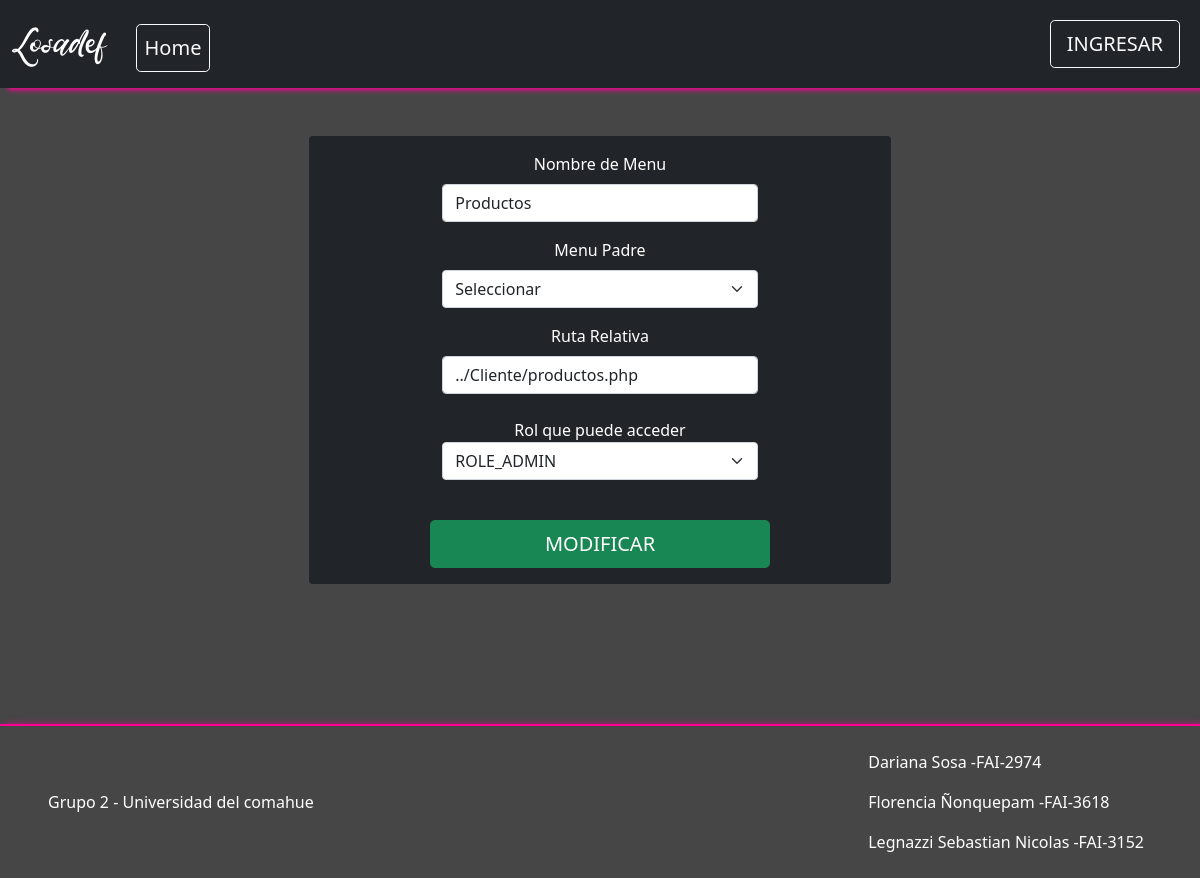
/Vista/Admin/modificarPermisos.php, run on an earlier commit of the app's database.
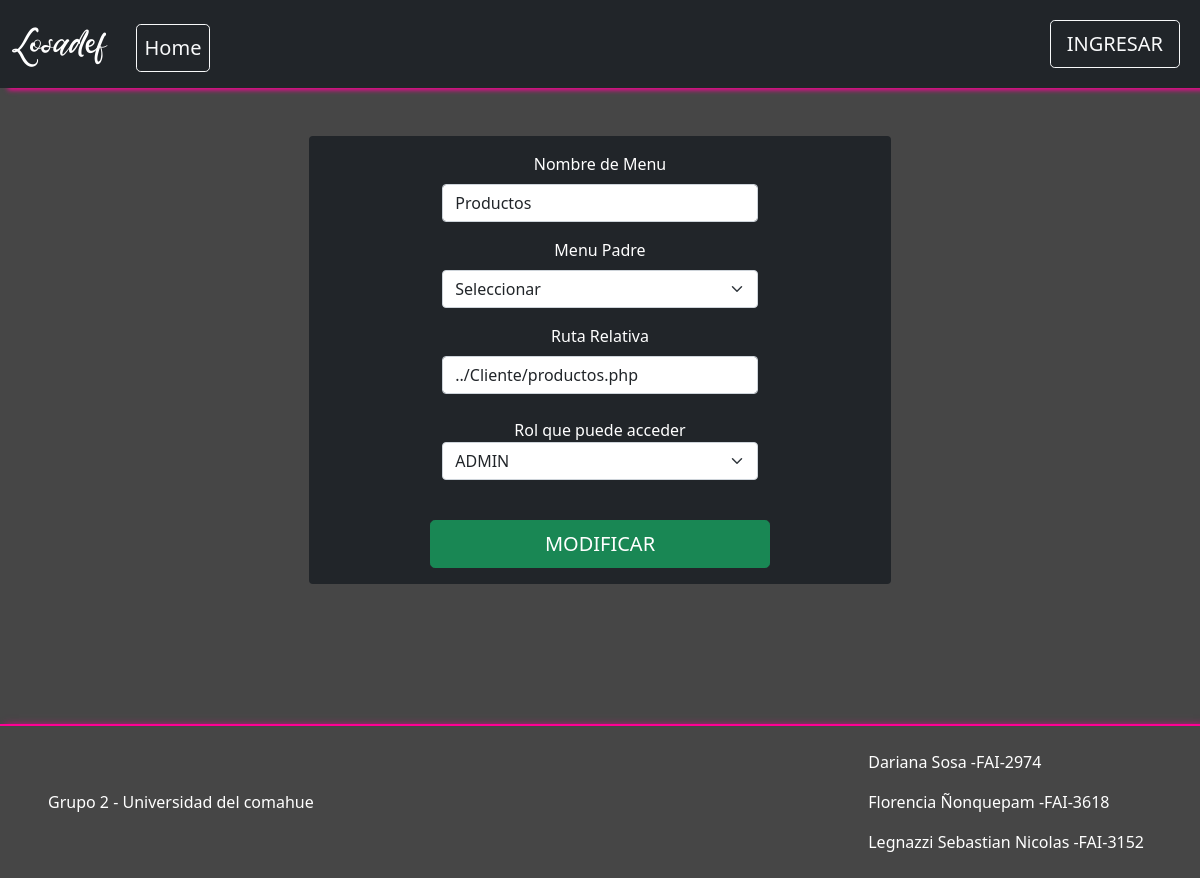
And on a later commit of the database.
### tables this page shows
CREATE TABLE IF NOT EXISTS `menu` (
  `idMenu` bigint(20) NOT NULL AUTO_INCREMENT,
  `meNombre` varchar(50) NOT NULL COMMENT 'Nombre del item del menu',
  `meDescripcion` varchar(124) NOT NULL COMMENT 'Descripcion mas detallada del item del menu',
  `idPadre` bigint(20) DEFAULT NULL COMMENT 'Referencia al id del menu que es subitem',
  `meDeshabilitado` timestamp NULL DEFAULT CURRENT_TIMESTAMP COMMENT 'Fecha en la que el menu fue deshabilitado por ultima vez',
  PRIMARY KEY (`idMenu`),
  UNIQUE KEY `idmenu` (`idMenu`),
  KEY `fkmenu_1` (`idPadre`)
);

CREATE TABLE IF NOT EXISTS `rol` (
  `idRol` bigint(20) NOT NULL AUTO_INCREMENT,
  `rolDescripcion` varchar(50) NOT NULL,
  PRIMARY KEY (`idRol`),
  UNIQUE KEY `idrol` (`idRol`)
);

### util/funciones.php (called while the page is built, shortened)
<?php
function data_submitted(){
    $tipoMetodo = [];
    return $tipoMetodo;
}
spl_autoload_register(function ($class_name){
    $directorys = array(
        $GLOBALS['ROOT'].'Modelo/',
        $GLOBALS['ROOT'].'Modelo/conector/',
        $GLOBALS['ROOT'].'Control/',
    );
});
?>

### Modelo/Menu.php (called while the page is built, shortened)
<?php
include_once('conector/BaseDatos.php');
class Menu {
    private $meNombre;
    private $meDescripcion;
    public function setMeNombre($meNombre){
        $this->meNombre = $meNombre;
    }
    public function setMeDescripcion($meDescripcion){
        $this->meDescripcion = $meDescripcion;
    }
    public function getMeNombre(){
        return $this->meNombre;
    }
    public function getMeDescripcion(){
        return $this->meDescripcion;
    }
    public function __construct(){
        $this->meNombre = "";
    }
    public function listar($parametro=""){
        $arreglo = null;
        $base=new BaseDatos();
        $sql="SELECT * FROM menu ";
        if ($parametro != "") {
            $sql.='WHERE '.$parametro;
        }
        $res = $base->Ejecutar($sql);
        if($res>-1){
            if($res>0){
                $arreglo = array();
                while ($row = $base->Registro()){
                    $objMenu = new Menu();
                    $objPadre =null;
                    $objMenu->setear($row['idMenu'], $row['meNombre'],$row['meDescripcion'],$objPadre,$row['meDeshabilitado']);
                    array_push($arreglo, $objMenu);
                }
            }
        }
        return $arreglo;
    }
}

### modelo/conector/BaseDatos.php (called while the page is built, shortened)
<?php
class BaseDatos extends PDO {
  	private $conec;
  	private $indice;
  	private $resultado;
    public function __construct(){
        $this->indice =0;
        try {
           $this->conec=true;
        }catch (PDOException $e) {
            $this->sql = $e->getMessage();
            $this->conec=false;
        }
    }
    public function Iniciar(){
        return $this->getConec();
    }
    public function getConec(){
        return $this->conec;
    }
    public function setSQL($e){
        return "\n".$this->sql = $e;
    }
    public function Ejecutar($sql){
        $resp = null;
        if ( stristr($sql,"select")){
            $resp =  $this->EjecutarSelect($sql);
        }
        return $resp;
   }
   private function EjecutarSelect($sql){
       $cant = -1;
       $resultado=parent::query($sql);
       if(!$resultado){
           $this->analizarDebug();
       }else {
          $arregloResult = $resultado->fetchAll();
          $cant = count($arregloResult);
       }
       return $cant;
   }
   public function Registro() {
       $filaActual = false;
       $indiceActual = $this->getIndice();
       if ($indiceActual>=0) {
           $filas = $this->getResultado();
           if($indiceActual<count($filas)){
               $filaActual =  $filas[$indiceActual];
           }else {
               $this->setIndice(-1);
           }
       }
       return $filaActual;
   }
   private function setIndice ($valor){
       $this->indice = $valor;
   }
   private function getIndice (){
       return $this->indice;
   }
   private function setResultado($valor){
       $this->resultado = $valor;
   }
   private function getResultado(){
      return $this->resultado;
   }
}

### Control/C_Menu.php (called while the page is built, shortened)
<?php
class C_Menu{
    public function buscar($param){
        $where = " true ";
        $objMenu = new Menu();
        $arreglo = $objMenu->listar($where);
        return $arreglo;
    }
}
?>

### Modelo/Rol.php (called while the page is built, shortened)
<?php
include_once('Conector/BaseDatos.php');
class Rol
{
    private $idRol;
    private $rolDescripcion;
    public function setIdRol($idRol)
    {
        $this->idRol = $idRol;
    }
    public function setRolDescripcion($rolDescripcion)
    {
        $this->rolDescripcion = $rolDescripcion;
    }
    public function getIdRol()
    {
        return $this->idRol;
    }
    public function getRolDescripcion()
    {
        return $this->rolDescripcion;
    }
    public function __construct()
    {
        $this->idRol = "";
        $this->rolDescripcion = "";
    }
    public function cargar()
    {
        $resp = false;
        $base = new BaseDatos();
        $sql = "SELECT * FROM rol WHERE idRol = " . $this->getIdrol();
        if ($base->Iniciar()) {
            $res = $base->Ejecutar($sql);
            if ($res > -1) {
                if ($res > 0) {
                    $row = $base->Registro();
                    $resp = true;
                }
            }
        } else {
            $this->setMensajeOperacion("rol->listar: " . $base->getError());
        }
        return $resp;
    }
}

### Modelo/MenuRol.php (called while the page is built, shortened)
<?php
include_once 'conector/BaseDatos.php';
class MenuRol
{
    private $rol;
    public function setRol($rol)
    {
        $this->rol = $rol;
    }
    public function getRol()
    {
        return $this->rol;
    }
    public function __construct()
    {
        $this->rol = new Rol();
    }
    public function listar($parametro = "")
    {
        $arreglo = null;
        $base = new BaseDatos();
        $sql = "SELECT * FROM menurol ";
        if ($parametro != "") {
            $sql .= 'WHERE ' . $parametro;
        }
        $res = $base->Ejecutar($sql);
        if ($res > -1) {
            if ($res > 0) {
                $arreglo = array();
                while ($row = $base->Registro()) {
                    $menu = null;
                    if ($row['idMenu'] != null) {
                        $menu = new Menu();
                        $menu->setIdMenu($row['idMenu']);
                        $menu->cargar();
                    }
                    $rol = null;
                    if ($row['idRol'] != null) {
                        $rol = new Rol();
                        $rol->setIdRol($row['idRol']);
                        $rol->cargar();
                    }
                    $obj = new MenuRol();
                    $obj->setear($menu, $rol);
                    array_push($arreglo, $obj);
                }
            }
        }
        return $arreglo;
    }
}

### Control/C_MenuRol.php (called while the page is built, shortened)
<?php
class C_MenuRol
{
    public function buscar($param)
    {
        $where = " true ";
        $objMenuRol = new MenuRol();
        $arreglo = $objMenuRol->listar($where);
        return $arreglo;
    }
}

### Vista/Admin/modificarPermisos.php (the view, shortened to what the changed rows need)
<?php
include_once('../estructura/Cabecera.php');
$datos=data_submitted();
$objMenu=new C_Menu();
$objMenuRol=new C_MenuRol();
$menuModificar=$objMenu->buscar($datos);
$rolModificar=$objMenuRol->buscar($datos);
?>
<div class="container-md">
<main class="w-50 m-auto mt-5 text-center">
    <form class="row gy-2 text-center justify-content-center rounded bg-dark text-white needs-validation my-5"
        id="formModificarPermiso" method="post" action="../Accion/modificarPermiso.php" novalidate>
    <div class="col-10 col-lg-7">
        <label for="meNombre" class="form-label mt-2">Nombre de Menu</label>
        <input type="text" class="form-control" pattern="[a-zA-Z]+\s?[a-zA-Z]*\s?[a-zA-Z]*\s?[a-zA-Z]*\s?[a-zA-Z]*"
                name="meNombre" value="<?php echo $menuModificar[0]->getMeNombre()?>" required>
    </div>
    <div class="col-10 col-lg-7">
    <label for="meDescripcion" class="form-label mt-2">Ruta Relativa</label>
        <input type="text" class="form-control" pattern="(..\/)([a-zA-Z0-9_\-]+)(\/[a-zA-Z0-9_\-]+)\.php"
                name="meDescripcion" value="<?php echo $menuModificar[0]->getMeDescripcion()?>" required>
    </div>
    <div class="col-8 col-lg-7 mt-4">
        <label>Rol que puede acceder</label>
                <select name="idRol" class="form-select mb-3" aria-label=".form-select example" required>
                <option value="<?php echo $rolModificar[0]->getRol()->getIdRol() ?>" selected><?php echo $rolModificar[0]->getRol()->getRolDescripcion() ?></option>
                </select>
    </div>
    </form>
</main>
</div>
<?php
include_once("../estructura/Pie.php")
?>

What changed in the data, as far as the page shows it:
changed rol: idRol "ROLE_ADMIN" → "ADMIN"
